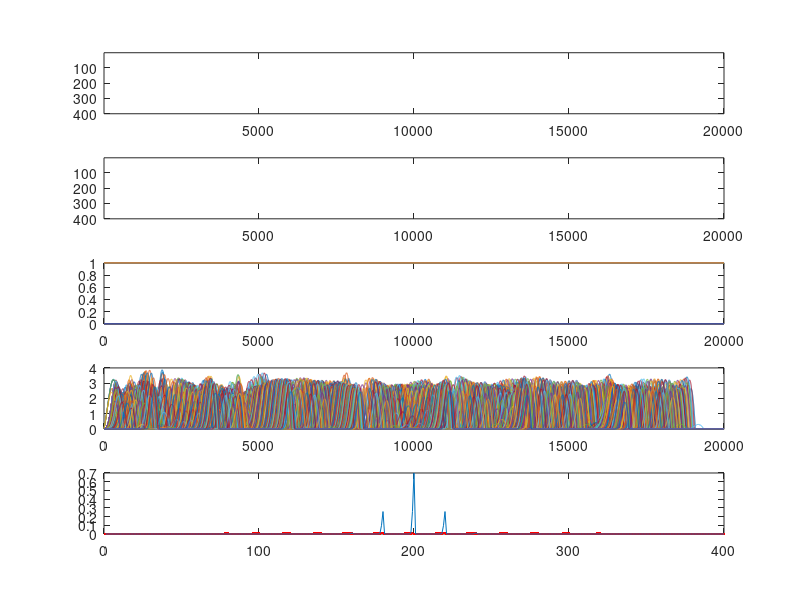

Source code (MATLAB): (Note: this script raises an error after producing the figure.)
clear all; close all;

aa = 20;
N = aa*aa;
tlen = 20000;

x = zeros(1,N);
xs = zeros(tlen,N);

%S = sin(0.05.*(1:tlen))+1;

%Inp = (S'*ones(1,N)).*rand(tlen,N);
We = zeros(N);
Wi = We;

 Ae = 0.7;
 ke = 1;
 Ai = 0.0085; ki = 7;
 
Inp = zeros(tlen,N);
 
distan = zeros(N);
kk = 0;
pos = zeros(N,2);
for ii = 1:aa
    for jj = 1:aa
        kk = kk +1;
      pos(kk,:) = [ii jj];
    end
end

for ii = 1:N
    for jj = ii:N
        distan(ii,jj) = norm(squeeze(pos(ii,:)) - squeeze(pos(jj,:)),2);
        %distan(ii,jj) = abs(ii-jj);
        distan(jj,ii) = distan(ii,jj);
        Wi(ii,jj) = Ai.*exp(-(distan(ii,jj)./ki).^2);%./(ki*sqrt(2*pi));
        We(ii,jj) = Ae.*exp(-(distan(ii,jj)./ke).^2);% - Ae.*exp(-(distan(ii,jj)./(0.85*ke)).^2);%./(ki*sqrt(2*pi));
        We(jj,ii) = We(ii,jj);
        Wi(jj,ii) = Wi(ii,jj);
        Wi(ii,ii) = 0;
        %We(ii,ii) = 0;
        
    end
end

%Wi = 0.*Wi;

%Inp = 0.01.*rand(tlen,N);
Inp = round(max(rand(tlen,N) - 0.45,0));
h = 0.001;
B = 10; C = 10;
z = x;
p =10;

ra = 0.01;
rr = 2.01;
f = 1;

Inpy = round(max(rand(1,N)-0.49,0));

%Inp(tlen*0.2:tlen,:) = 0;
for t = 1:tlen
   Inp(t,:) = Inpy;
    %td = max(1, t-500);
   y = max(x,0);
   %inh = xs(td,:);
   inh = y;
   
    x = x + h.*((B-x).*(Inp(t,:)  + (y)*We) - (x+C).*( (y*Wi) + 2.*z) -x*ra );
   
    x = max(x,0);
    x = min(B,x);
    
    %z= z + rr.*h.*(x -z);
    z = z + 0.3*h*((B-z).*inh - 10*z.*(1-sign(inh)));
    z = max(z,0);
    z= min(B,z);
    
    xs(t,:) = max(x,0);
end
scrsz = get(0,'ScreenSize');
figure('Position',[10 scrsz(4)/2-400 scrsz(3)/2 scrsz(4)/2+300])
subplot(5,1,1)
%plot(Inp)

imagesc(Inp')
subplot(5,1,2)
%plot(max(xs,0));
imagesc(xs');

subplot(5,1,3)
%plot(1:tlen,sum(Inp'))
plot(Inp)

subplot(5,1,4)
%plot(sum(xs'));
plot(xs);

subplot(5,1,5)
plot(1:N,Wi(:,round(N/2)),'r.',1:N,We(:,round(N/2)));

sho3Da(xs,Inp,aa)
